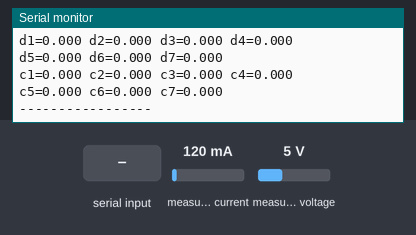
Simulated run of this sketch. Board: ESP32. On the bench: the last lines printed to the serial monitor. The inputs (shaded band) are chosen by the test bench; at power-on: measured current 120 mA, measured voltage 5 V. Storage starts empty.

Above: at 3.2 s.
3.3 s: "c\n" received over Serial
At 5.1 s:
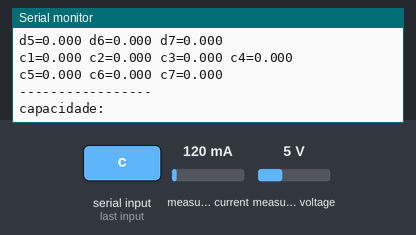
7.2 s: "t\n" received over Serial
At 7.8 s:
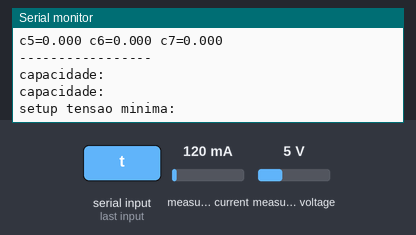
10.7 s: "f\n" received over Serial
At 11.5 s:
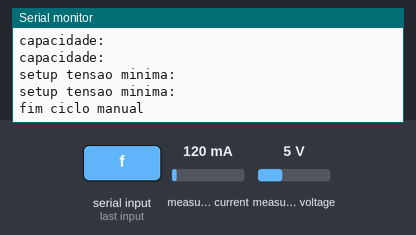
13.2 s: "m\n" received over Serial
At 14.9 s:
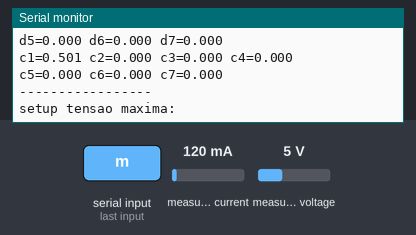

The sketch:

datalogger_V1_26-04-22.ino
```cpp
#include "Wire.h"
#include "Adafruit_INA219.h"
#include <SPI.h>
#include <SD.h>
#include <FS.h>

Adafruit_INA219 ina219;

//Adafruit_INA219(uint8_t addr = INA219_ADDRESS);
const int chipSelect = SS;
#define segundo 903
#define rele1 16
#define rele2 0

//const int chipSelect = D8
File myFile;
float tempo;
char time_stamp[32];
float carga_mWh[1000];
float descarga_mWh[1000];

float tensao[1000];
float corrente[1000];
//float capacidade[1000];

char descargas_passadas_1[300];
char descargas_passadas_2[300];
char cargas_passadas_1[300];
char cargas_passadas_2[300];
float capacidade=0;
char stA[32];
char stV[32];
String ON_OFF = "ON";
char C_mWH[32];
char D_mWH[32];
char Num_ciclo[32];
char TC_txt[32];
char TL_txt[32];
int z=0;

float busVoltage = 0;
float current = 0; // Measure in milli amps
float tempo_curto = 0;
float tempo_longo = 0;
int on_off = 1;
int tipo_descarga = 1;
int N_ciclo = 0;
int i = 0;
int j = 0;
int automatico=0;
int inputValue=0;
int sair=0;
String input;
int capacidade_input=100;
int Min_tensao_input=900;
int Max_tensao_input=3000;
//int time_stamp=0;
// the setup function runs once when you press reset or power the board
//simpler_INA219 *sensor219;


#include <C:\Bateria_esp32_datalogger\datalogger_V1_26-04-22\datalogger_V1_26-04-22\sd_funcoes_v0.h>
#include <C:\Bateria_esp32_datalogger\datalogger_V1_26-04-22\datalogger_V1_26-04-22\saida_serial_v0.h>
#include <C:\Bateria_esp32_datalogger\datalogger_V1_26-04-22\datalogger_V1_26-04-22\ENTRADA_SERIAL.h>
#include <C:\Bateria_esp32_datalogger\datalogger_V1_26-04-22\datalogger_V1_26-04-22\REGIME_TRABALHO.h>


void setup() {
 // Open serial communications and wait for port to open:
  Serial.begin(57600);
  while (!Serial) {
    ; // wait for serial port to connect. Needed for native USB port only
  }

  if (! ina219.begin()) {
    Serial.println("Failed to find INA219 chip");
    while (1) { delay(10); }
  }

    Serial.print("\nInitializing SD card...");

    Serial.print("\nInitializing SD card...");

  // we'll use the initialization code from the utility libraries
  // since we're just testing if the card is working!
  if (!SD.begin(SS)) {
    Serial.println("initialization failed. Things to check:");
    Serial.println("* is a card inserted?");
    Serial.println("* is your wiring correct?");
    Serial.println("* did you change the chipSelect pin to match your shield or module?");
    while (1);
  } else {
    Serial.println("Wiring is correct and a card is present.");
  }

  // print the type of card
  Serial.println();
  Serial.print("Card type:         ");
  switch (SD.cardType()) {
    case CARD_NONE:
      Serial.println("NONE");
      break;
    case CARD_MMC:
      Serial.println("MMC");
      break;
    case CARD_SD:
      Serial.println("SD");
      break;
    case CARD_SDHC:
      Serial.println("SDHC");
      break;
    default:
      Serial.println("Unknown");
      // print the type and size of the first FAT-type volume
//  uint32_t volumesize;
//  Serial.print("Volume type is:    FAT");
//  Serial.println(SDFS.usefatType(), DEC);

  Serial.print("Card size:  ");
  Serial.println((float)SD.cardSize()/1000);

  Serial.print("Total bytes: ");
  Serial.println(SD.totalBytes());

  Serial.print("Used bytes: ");
  Serial.println(SD.usedBytes());

  //File dir =  SD.open("/");
 // printDirectory(dir, 0);
  }
    delay(2000);

  for(z=8;z<509;z++){
carga_mWh[z]=99999;
descarga_mWh[z]=99999;

}
SD_init();
for(z=8;z<15;z++){
carga_mWh[z]=100;
descarga_mWh[z]=100;
}

z=8;


}

void loop() {

carga_descarga();
  delay(150);

}
```

ENTRADA_SERIAL.h
```cpp
void serial_capacidade(void) {

  if (input == "c") {
    while ((input == "c") || (input == "")) {
      Serial.println("capacidade: " );
      delay(1000);
      input = Serial.readStringUntil('\n');

      if (!(input == "c")) {
        capacidade_input = input.toInt();
        if (capacidade_input > 0) {
          capacidade_input = 1 * capacidade_input;
        }
      }
    }
  }


}

void serial_tensao_minima(void) {

  if (input == "t") {
    while ((input == "t") || (input == "")) {
      Serial.println("setup tensao minima: " );
      delay(1000);
      input = Serial.readStringUntil('\n');

      if (!(input == "t")) {
        Min_tensao_input = input.toInt();

      }
    }
  }


}

void finaliza_ciclo(void) {

  if ((input == "f")) {
    Serial.println("fim ciclo manual " );
    delay(1000);
    input = "1";
    sair = 1;
  }

}

void serial_tensao_maxima(void) {

  if ((input == "m")) {
    while ((input == "m") || (input == "")) {
      Serial.println("setup tensao maxima: " );
      delay(1000);
      input = Serial.readStringUntil('\n');

      if (!(input == "m")) {
        Max_tensao_input = input.toInt();

      }
    }
  }


}


void Entrada_serial2(void) {

  if (Serial.available()) {
     input = Serial.readStringUntil('\n');


    serial_capacidade();
    serial_tensao_minima();
    serial_tensao_maxima();
    finaliza_ciclo();
    Serial.println("parametros Debug:");
    Serial.print("capacidade:" );
    Serial.print(capacidade_input);
    Serial.println("mAh " );
    Serial.print("tensao minima:" );
    Serial.print(Min_tensao_input);
    Serial.print("mV  " );
    Serial.print("tensao maxima:" );
    Serial.print(Max_tensao_input);
    Serial.println("mV  " );
    }
    input="ppp";


  }
```

REGIME_TRABALHO.h
```cpp
void le_tensao_corrente_capacidade(void){

    current = ina219.getCurrent_mA();
    busVoltage = ina219.getBusVoltage_V();
    capacidade=capacidade+((current*busVoltage)/3600);////////////////voltsr 3600

}


void regime_carga(void){
ON_OFF = "On ";
//digitalWrite(rele1, HIGH);
//digitalWrite(rele2, HIGH);
tempo=0;

capacidade=0.001;
  while(((capacidade)<=(capacidade_input))&&(sair==0)){
   Entrada_serial2();
   le_tensao_corrente_capacidade();

   if(capacidade<0){capacidade=-1*capacidade;}

   escreve_serial1();
   grava_cartao_2();

   tempo++;
     delay(segundo);


  }

sair=0;
carga_mWh[i]=capacidade;
carga_mWh[z]=capacidade;


}


void regime_descarga(void){
ON_OFF = "Off ";
//digitalWrite(rele1, LOW);
//digitalWrite(rele2, LOW);
tempo=0;

capacidade=0.001;


  while(((busVoltage*1000)>=(Min_tensao_input))&&(sair==0)){

    Entrada_serial2();
    le_tensao_corrente_capacidade();

    escreve_serial1();
    grava_cartao_2();
   tempo++;
     delay(segundo);


  }

descarga_mWh[i]=capacidade;
descarga_mWh[z]=capacidade;
i++;
z++;
if(z>500){z=8;}
if(i>7){i=0;}
sair=0;

}


void carga_descarga(void){
ON_OFF = "desc";
regime_carga();
ON_OFF = "desc";
regime_descarga();
}
```

saida_serial_v0.h
```cpp
//int incremento=0;
 void escreve_serial1(void){


 // sprintf(stA,"Scale=%d",sensor219->getCurrentScaler()); // current scale
 // Serial.println(stA);

 // sprintf(stA,"uA per bit=%d",sensor219->getResolutionMicroAmp()); // get accuracy with current scale
 // Serial.println(stA);


  //Serial.println(stA);
  /*
    current = ina219.getCurrent_mA();
    busVoltage = ina219.getBusVoltage_V();
    capacidade=capacidade+(current/3600);*/
sprintf(descargas_passadas_1,"d1=%.3f d2=%.3f d3=%.3f d4=%.3f",descarga_mWh[0],descarga_mWh[1],descarga_mWh[2],descarga_mWh[3]);
sprintf(descargas_passadas_2,"d5=%.3f d6=%.3f d7=%.3f",descarga_mWh[4],descarga_mWh[5],descarga_mWh[6]);
sprintf(cargas_passadas_1,"c1=%.3f c2=%.3f c3=%.3f c4=%.3f",carga_mWh[0],carga_mWh[1],carga_mWh[2],carga_mWh[3]);
sprintf(cargas_passadas_2,"c5=%.3f c6=%.3f c7=%.3f",carga_mWh[4],carga_mWh[5],carga_mWh[6]);
// incremento=incremento+1;
 //float2str(stV,busVoltage,"V");

  sprintf(stV,"%.3f",busVoltage);
  sprintf(stA,"%.2f",current); // get accuracy with current scale
  sprintf(C_mWH,"%.3f",capacidade);
  sprintf(time_stamp,"%.0f",tempo);
  sprintf(Num_ciclo,"%d",N_ciclo);
  sprintf(TC_txt,"%.0f",tempo_curto);
  sprintf(TL_txt,"%.0f",tempo_longo);


  Serial.print("Ciclo=");
  Serial.print(Num_ciclo);
  Serial.print(" c_ant=");
  Serial.print(carga_mWh[i]);
  Serial.print(" d_ant=");
  Serial.println(descarga_mWh[i]);


  Serial.print(ON_OFF);
  //Serial.print("C=,");
  //Serial.print(on_off);

  Serial.print(" TS=");
  Serial.print(time_stamp);
   Serial.print(" ");
  Serial.print(stA);
  Serial.print("mA ");
  Serial.print(stV);
  Serial.print("V ");

  Serial.print(C_mWH);
  Serial.println("=mWH  ");


  Serial.println(descargas_passadas_1);
  Serial.println(descargas_passadas_2);
  Serial.println(cargas_passadas_1);
  Serial.println(cargas_passadas_2);
  Serial.println("-----------------\n");}

  /*
  sprintf(descargas_passadas,"d1=%.3f d2=%.3f d3=%.3f d4=%.3f d5=%.3f d6=%.3f d7=%.3f||",descarga_mAh[0],descarga_mAh[1],descarga_mAh[2],descarga_mAh[3],descarga_mAh[4],descarga_mAh[5],descarga_mAh[6]);
  sprintf(cargas_passadas,"c1=%.3f c2=%.3f c3=%.3f c4=%.3f c5=%.3f c6=%.3f c7=%.3f",carga_mAh[0],carga_mAh[1],carga_mAh[2],carga_mAh[3],carga_mAh[4],carga_mAh[5],carga_mAh[6]);
  Serial.print(descargas_passadas);
  Serial.println(cargas_passadas);
  Serial.print(",,,,,,,,,");
  Serial.print(regime_descarga);
  Serial.print("=D,");

  Serial.print(" TC=");
  Serial.print(TC_txt);
    Serial.print(TL_txt);
  Serial.print("=TL,");

  */
```

sd_funcoes_v0.h
```cpp
void SD_init(void){

  Serial.print("Initializing SD card...");

  if (!SD.begin(10)) {
    Serial.println("initialization failed!");
   // while (1);
  }


  Serial.println("initialization done.");
}
void le_cartao(void){

  myFile = SD.open("test.txt");
  if (myFile) {
    Serial.println("test.txt:");

    // read from the file until there's nothing else in it:
    while (myFile.available()) {
      Serial.write(myFile.read());
    }
    // close the file:
    myFile.close();
  } else {
    // if the file didn't open, print an error:
    Serial.println("error opening test.txt");
  }
}


  void grava_cartao_2(void){
   myFile = SD.open("/test.txt", FILE_APPEND);

  // if the file opened okay, write to it:
  if (myFile) {


  sprintf(stV,"%.3f",busVoltage);
  sprintf(stA,"%.2f",current); // get accuracy with current scale
  sprintf(C_mWH,"%.3f",capacidade);
  sprintf(time_stamp,"%.0f",tempo);
  sprintf(Num_ciclo,"%d",N_ciclo);


    myFile.print(time_stamp);
    myFile.print(", ");
    myFile.print(stA);
    myFile.print(", ");
    myFile.print(stV);
    myFile.print(", ");
    myFile.print(Num_ciclo);
    myFile.print(", ");
    myFile.println(C_mWH);


    // close the file:
    myFile.close();
 //  Serial.println("done.");
  } else {
    // if the file didn't open, print an error:
    Serial.println("error opening test.txt");

  }}


  void grava_fim_regime(void){
  myFile = SD.open("test.txt", FILE_WRITE);

  // if the file opened okay, write to it:
  if (myFile) {


    myFile.println("$$$$$");


    // close the file:
    myFile.close();
    //Serial.println("done.");
  } else {
    // if the file didn't open, print an error:
    Serial.println("error opening test.txt");

  }}

  void grava_cartao_capacidades(void){
  myFile = SD.open("capacidades.txt", FILE_WRITE);

  // if the file opened okay, write to it:
  if (myFile) {


 for(z=8;carga_mWh[z]<99999;z++){

              sprintf(C_mWH,"%.3f",carga_mWh[z]);
              sprintf(D_mWH,"%.3f",descarga_mWh[z]);

              myFile.print(z);
              myFile.print("   ");
              myFile.print(C_mWH);
              myFile.print(" ");
              myFile.println(D_mWH);

              delay(10); }
                  myFile.println("$$$$$");


    // close the file:
    myFile.close();
    //Serial.println("done.");
  } else {
    // if the file didn't open, print an error:
    Serial.println("error opening capacidades.txt");

  }}
```

Measured:
- after the input at 3.3 s, the serial monitor: prints a new line after 0.63 s (image 1)
- after the input at 7.2 s, the serial monitor: prints a new line at once (image 2)
- after the input at 10.7 s, the serial monitor: prints a new line at once (image 3)
- after the input at 13.2 s, the serial monitor: prints a new line after 0.40 s (image 4)
